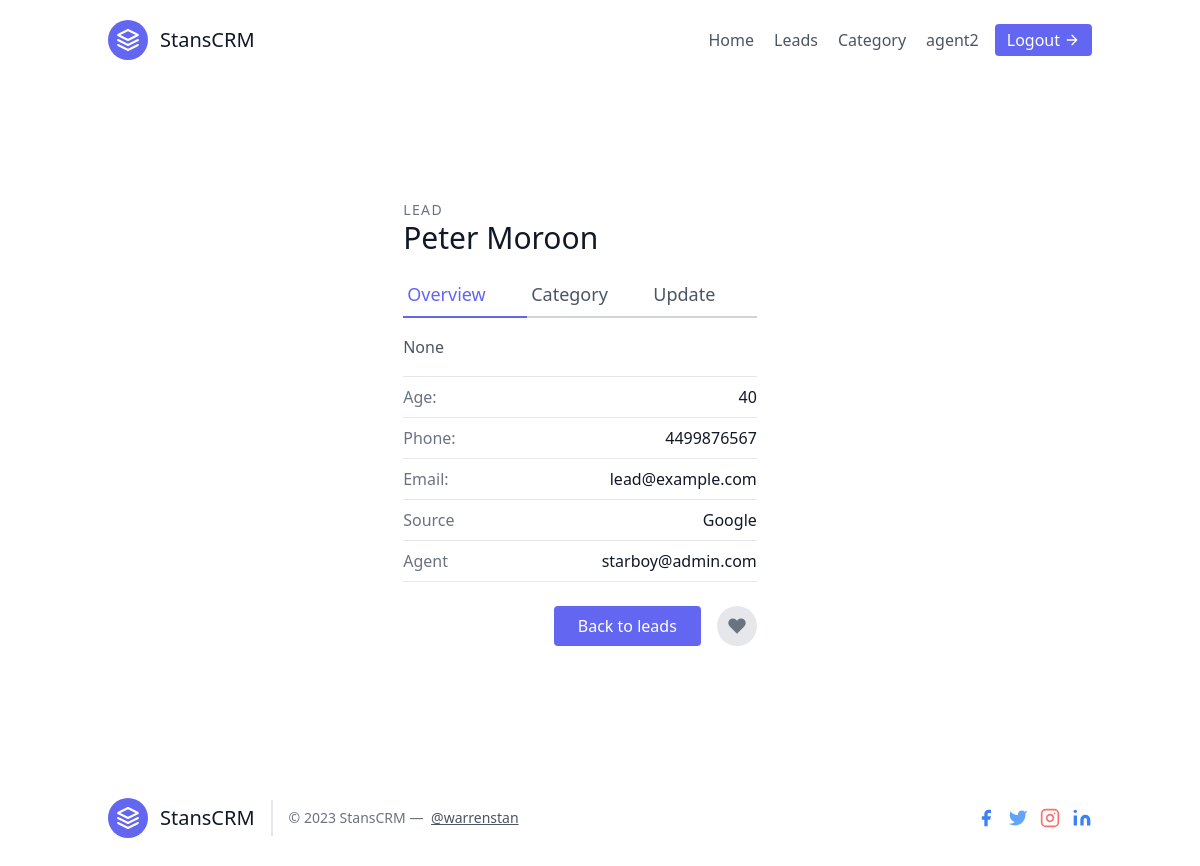
Screenshot of /lead-list/2 (signed in) with the database file from the repository.
### leads/models.py (models this page shows, shortened)
class User(AbstractUser):
    is_organiser = models.BooleanField(default=True)
    is_agent = models.BooleanField(default=False)

class Lead(models.Model):
    SOURCE_CHOICES = (
        ('Facebook', 'Facebook'),
        ('Instagram', 'Instagram'),
        ('Google', 'Google'),
        ('YouTube', 'YouTube'),
        ('Newsletter', 'Newsletter'),
    )
    first_name = models.CharField(max_length=20)
    last_name = models.CharField(max_length=20)
    age = models.IntegerField(default=0)
    email = models.EmailField(default="lead@example.com")
    phone = models.CharField(max_length=20, default=+44)
    description = models.CharField(max_length=255, blank=True, null=True)
    date_added = models.DateTimeField(auto_now_add=True)
    source = models.CharField(choices=SOURCE_CHOICES, max_length=100)
    organisations = models.ForeignKey(UserProfile, on_delete=models.CASCADE)
    agent = models.ForeignKey("Agent", null=True, blank=True, on_delete=models.SET_NULL)
    category = models.ForeignKey("Category",null=True, blank=True, related_name="leads", on_delete=models.SET_NULL)

class Agent(models.Model):
    user = models.OneToOneField(User, on_delete=models.CASCADE)
    organisations = models.ForeignKey(UserProfile, on_delete=models.CASCADE)
    def __str__(self):
        return f"{self.user.email}"

### leads/views.py (the view)
# urls.py: path('lead-list/<int:pk>', views.LeadDetailView.as_view(), name='lead-detail'),
class LeadDetailView(LoginRequiredMixin, generic.DetailView):
    template_name = 'lead_detail.html'
    context_object_name = "lead"
    def get_queryset(self):
        user = self.request.user
        if user.is_organiser:
            queryset = Lead.objects.filter(organisations=user.userprofile)
        else:
            queryset = Lead.objects.filter(organisations=user.agent.organisations)
            queryset = queryset.filter(agent__user=user)
        return queryset

### leads/templates/lead_detail.html (shortened to what this page needs)
{% extends 'base.html' %}
{% load  static %}
{% block content %}
<section class="text-gray-600 body-font overflow-hidden">
    <div class="container px-5 py-24 mx-auto">
      <div class="lg:w-4/5 mx-auto flex justify-center flex-wrap">
        <div class="lg:w-1/2 w-full lg:pr-10 lg:py-6 mb-6 lg:mb-0">
          <h2 class="text-sm title-font text-gray-500 tracking-widest">LEAD</h2>
          <h1 class="text-gray-900 text-3xl title-font font-medium mb-4"> {{lead.first_name}} {{lead.last_name}}</h1>
          <div class="flex mb-4">
            <a href="{% url 'leads:lead-detail' lead.pk %}"  class="flex-grow text-indigo-500 border-b-2 border-indigo-500 py-2 text-lg px-1">
              Overview
            </a>
            <a href="{% url 'leads:lead-category-update' lead.pk %}" class="flex-grow border-b-2 border-gray-300 py-2 text-lg px-1">
              Category
            </a>
            <a href="{% url 'leads:lead-update' lead.pk %}" class="flex-grow border-b-2 border-gray-300 py-2 text-lg px-1">Update</a>
          </div>
          <p class="leading-relaxed mb-4"> {{lead.description}} </p>
          <div class="flex border-t border-gray-200 py-2">
            <span class="text-gray-500">Age: </span>
            <span class="ml-auto text-gray-900">{{lead.age}}</span>
          </div>
          <div class="flex border-t border-gray-200 py-2">
            <span class="text-gray-500">Phone: </span>
            <span class="ml-auto text-gray-900">{{lead.phone}}</span>
          </div>
          <div class="flex border-t border-gray-200 py-2">
            <span class="text-gray-500">Email: </span>
            <span class="ml-auto text-gray-900">{{lead.email}}</span>
          </div>
          <div class="flex border-t border-gray-200 py-2">
            <span class="text-gray-500">Source</span>
            <span class="ml-auto text-gray-900">{{lead.source}} </span>
          </div>
          <div class="flex border-t border-b mb-6 border-gray-200 py-2">
            <span class="text-gray-500">Agent</span>
            <span class="ml-auto text-gray-900">{{lead.agent}}</span>
          </div>
          <div class="flex">
            <a href="{% url 'leads:lead-list' %}" class="flex ml-auto text-white bg-indigo-500 border-0 py-2 px-6 focus:outline-none hover:bg-indigo-600 rounded">Back to leads</a>
            <button class="rounded-full w-10 h-10 bg-gray-200 p-0 border-0 inline-flex items-center justify-center text-gray-500 ml-4">
              <svg fill="currentColor" stroke-linecap="round" stroke-linejoin="round" stroke-width="2" class="w-5 h-5" viewBox="0 0 24 24">
                <path d="M20.84 4.61a5.5 5.5 0 00-7.78 0L12 5.67l-1.06-1.06a5.5 5.5 0 00-7.78 7.78l1.06 1.06L12 21.23l7.78-7.78 1.06-1.06a5.5 5.5 0 000-7.78z"></path>
              </svg>
            </button>
          </div>
        </div>
      </div>
    </div>
  </section>
{% endblock  %}

### leads/templates/partials/_header.html (shortened to what this page needs)
{% load static %}
<header class="text-gray-600 body-font">
    <div class="container mx-auto flex flex-wrap p-5 flex-col md:flex-row items-center">
      <a class="flex title-font font-medium items-center text-gray-900 mb-4 md:mb-0">
        <svg xmlns="http://www.w3.org/2000/svg" fill="none" stroke="currentColor" stroke-linecap="round" stroke-linejoin="round" stroke-width="2" class="w-10 h-10 text-white p-2 bg-indigo-500 rounded-full" viewBox="0 0 24 24">
            <path d="M12 2L2 7l10 5 10-5-10-5zM2 17l10 5 10-5M2 12l10 5 10-5"></path>
          </svg>
        <span class="ml-3 text-xl">StansCRM</span>
      </a>
      <nav class="md:ml-auto flex flex-wrap items-center text-base justify-center">
        <a href="{% url 'leads:home' %}" class="mr-5 hover:text-indigo-500">Home</a>
        <a href="{% url 'leads:lead-list' %}" class="mr-5 hover:text-indigo-500">Leads</a>
        <a href="{% url 'leads:category-list' %}" class="mr-5 hover:text-indigo-500">Category</a>
      </nav>
      {% if request.user.is_authenticated %}
      {{request.user.username}}
      <a href=" {% url 'logout' %} " class="inline-flex ml-4 items-center bg-gray-100 border-0 py-1 px-3 focus:outline-none text-white bg-indigo-500 hover:bg-indigo-700 rounded text-base mt-4 md:mt-0">Logout
        <svg fill="none" stroke="currentColor" stroke-linecap="round" stroke-linejoin="round" stroke-width="2" class="w-4 h-4 ml-1" viewBox="0 0 24 24">
          <path d="M5 12h14M12 5l7 7-7 7"></path>
        </svg>
      </a>
      {% endif %}
    </div>
  </header>

### rows the page displays
User: user.username "agent2"
Lead: first_name "Peter", last_name "Moroon", description "None", age "40", phone "4499876567", email "lead@example.com", source "Google", agent "starboy@admin.com"
